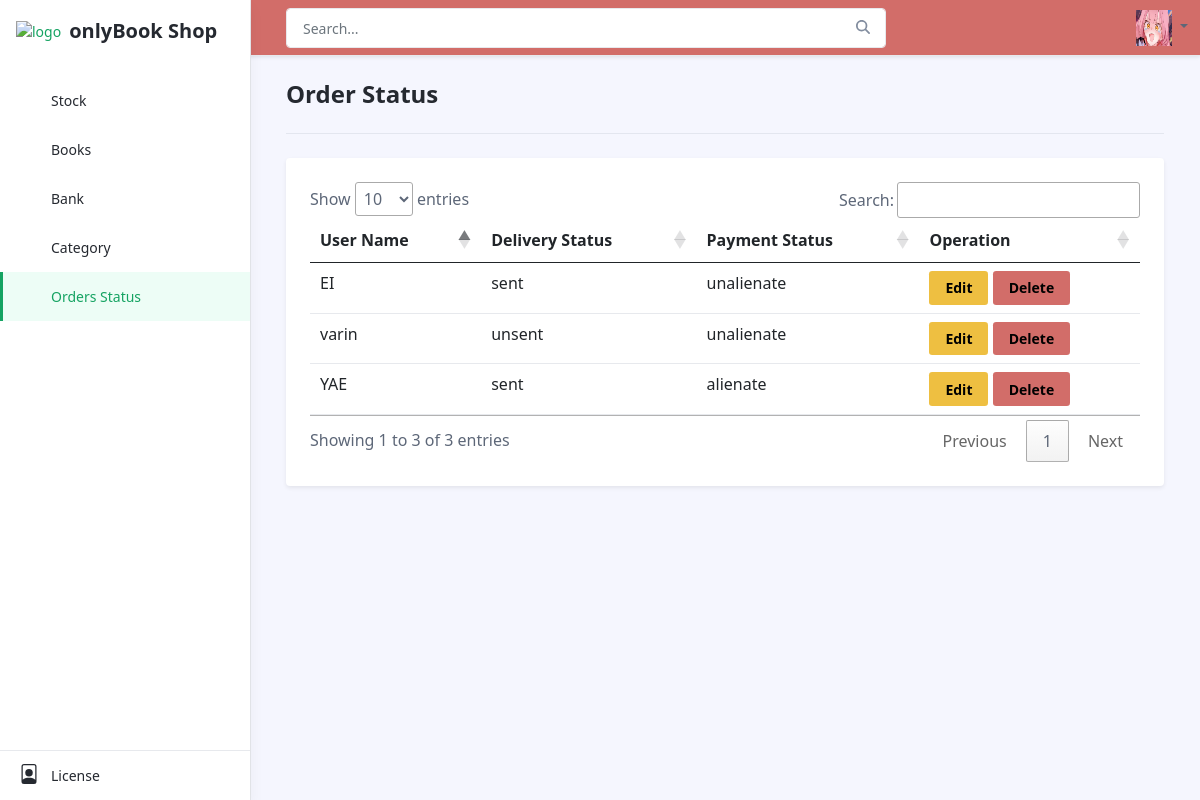
Page /admin_system/index.php?page=orders_status on the committed database.
### tables this page shows
CREATE TABLE `order_book` (
  `order_id` int(11) NOT NULL AUTO_INCREMENT,
  `user_id` int(11) NOT NULL,
  `bank_id` int(11) NOT NULL,
  `cart_id` varchar(100) NOT NULL,
  `payment_status` enum('unalienate','alienate') NOT NULL,
  `delivery_status` enum('unsent','sent') NOT NULL,
  PRIMARY KEY (`order_id`),
  KEY `payment_id in order` (`bank_id`),
  KEY `cart_id in order` (`cart_id`),
  CONSTRAINT `cart_id in order` FOREIGN KEY (`cart_id`) REFERENCES `cart` (`cart_id`)
);

CREATE TABLE `user` (
  `id` int(5) NOT NULL AUTO_INCREMENT,
  `username` varchar(50) NOT NULL,
  `password` varchar(200) NOT NULL,
  `firstname` varchar(100) NOT NULL,
  `lastname` varchar(100) NOT NULL,
  `userlevel` varchar(1) NOT NULL,
  PRIMARY KEY (`id`)
);

### admin_system/order/index.php (the view, shortened to what this page needs)
<?php
require("../connect_db.php");
$sql = "SELECT * FROM order_book
INNER JOIN user ON order_book.user_id = user.id;";
$rs = mysqli_query($conn, $sql);
?>
<h1 class="app-page-title">Order Status</h1>
<hr class="mb-4">
<div class="row g-4 setting-section">
    <div class="col-12 col-md-12">
        <div class="app-card app-card-setting shadow-sm p-4">
            <div class="app-card-body">
                <table class="table" id="tabelAll">
                    <thead>
                        <tr>
                            <th scope="col">User Name</th>
                            <th scope="col">Delivery Status</th>
                            <th scope="col">Payment Status</th>
                            <th scope="col">Operation</th>
                        </tr>
                    </thead>
                    <tbody>
                        <?php foreach ($rs as $data) : ?>
                            <tr>
                                <td><?= $data['username'] ?></td>
                                <td><?= $data['delivery_status'] ?></td>
                                <td><?= $data['payment_status'] ?></td>
                                <td>
                                    <a href="?page=<?=$_GET['page']?>&function=update&id=<?=$data['bank_id']?>" class="btn btn-sm btn-warning">Edit</a>
                                    <a href="" class="btn btn-sm btn-danger">Delete</a>
                                </td>
                            </tr>
                        <?php endforeach ?>
                    </tbody>
                </table>
            </div>
        </div>
    </div>
</div>

### rows in the picture
order_book: user.username "varin", delivery_status "unsent", payment_status "unalienate"
order_book: user.username "EI", delivery_status "sent", payment_status "unalienate"
order_book: user.username "YAE", delivery_status "sent", payment_status "alienate"
